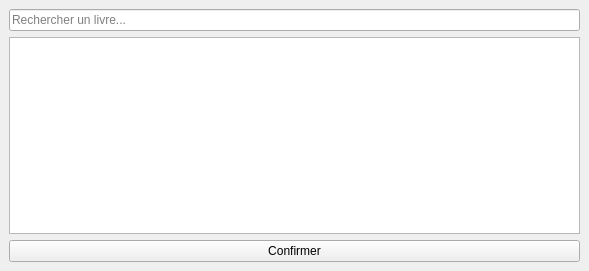
<?xml version="1.0" encoding="UTF-8"?>
<ui version="4.0">
 <class>SelectBookForNoteWindow</class>
 <widget class="QMainWindow" name="SelectBookForNoteWindow">
  <property name="geometry">
   <rect>
    <x>0</x>
    <y>0</y>
    <width>589</width>
    <height>271</height>
   </rect>
  </property>
  <property name="windowTitle">
   <string>MainWindow</string>
  </property>
  <widget class="QWidget" name="centralwidget">
   <layout class="QVBoxLayout" name="verticalLayout">
    <item>
     <widget class="QLineEdit" name="search_book_line_edit">
      <property name="placeholderText">
       <string>Rechercher un livre...</string>
      </property>
     </widget>
    </item>
    <item>
     <widget class="QListWidget" name="list_books_list_widget"/>
    </item>
    <item>
     <layout class="QHBoxLayout" name="horizontalLayout">
      <item>
       <widget class="QPushButton" name="confirm_button">
        <property name="text">
         <string>Confirmer</string>
        </property>
       </widget>
      </item>
     </layout>
    </item>
   </layout>
  </widget>
 </widget>
 <resources/>
 <connections/>
</ui>
